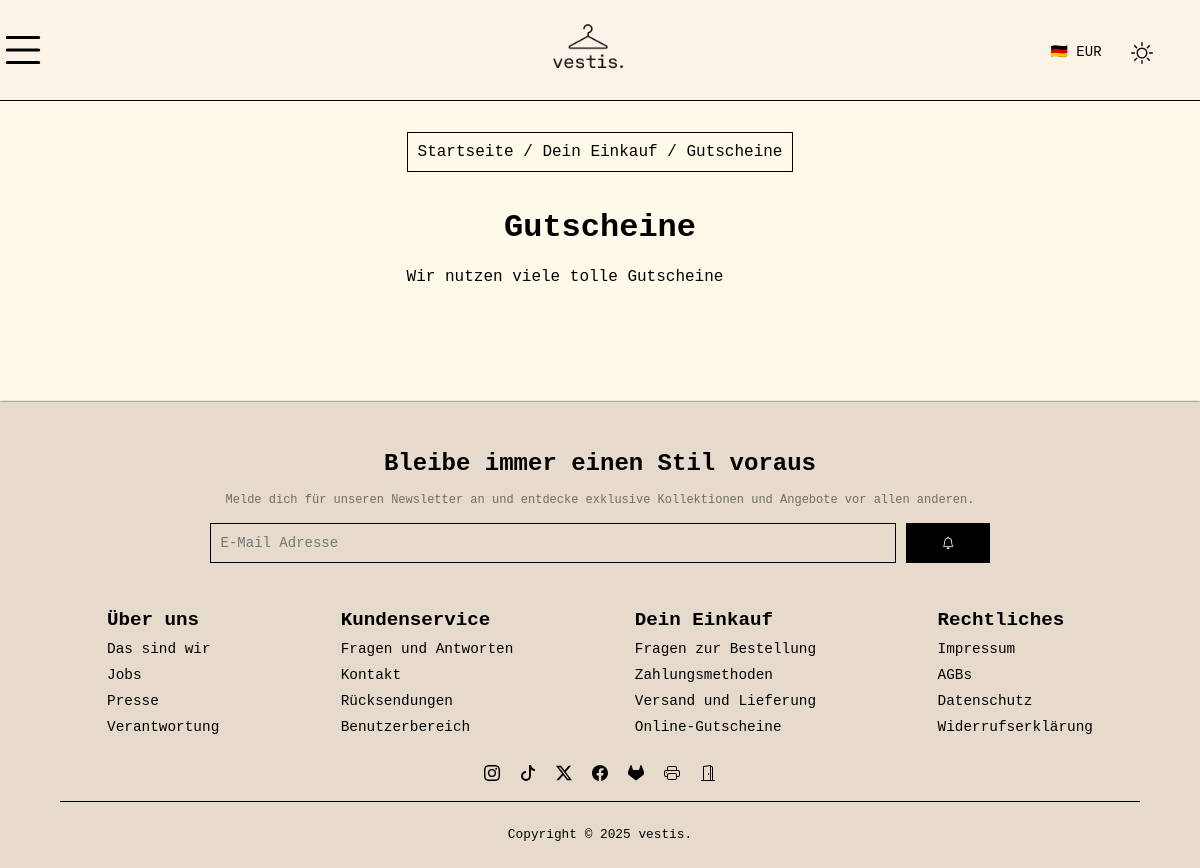
The page /your-purchase/vouchers on the database as committed earlier.
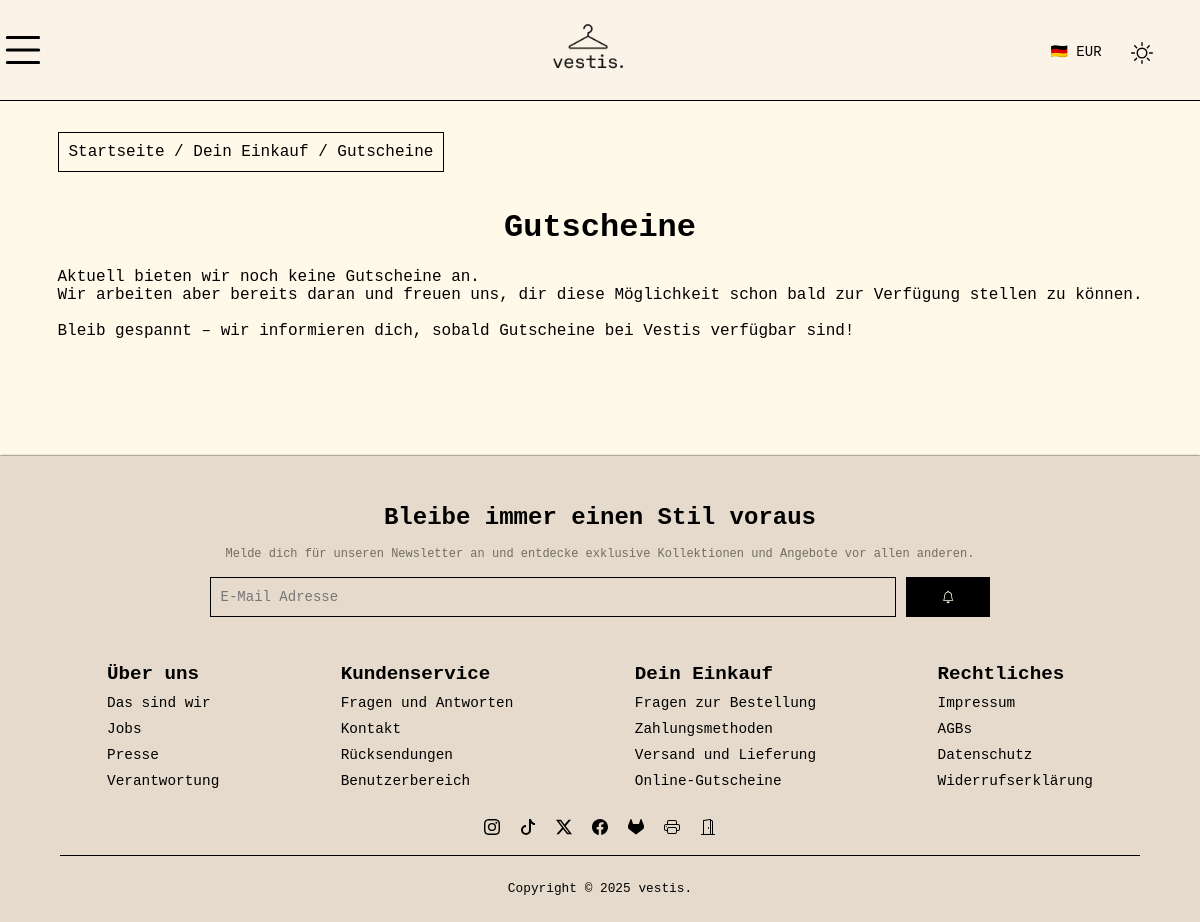
The same page on the database as committed later.
### tables this page shows
CREATE TABLE `globalConfig` (
  `attribute` varchar(255) NOT NULL,
  `value` text DEFAULT NULL
);

### controller/YourPurchaseController.php (called while the page is built, shortened)
<?php
class YourPurchaseController
{
    public function vouchers(): void
    {
        require_once __DIR__.'/../views/your-purchase/vouchers.php';
    }
}

### Kernel.php (called while the page is built, shortened)
<?php
class Kernel
{
    public function run(): void
    {
        $this->handleRoute();
    }
    private function handleRoute(): void
    {
        $routes = require __DIR__.'/routes.php';
        $pathname = PathUtility::getPathname();
        [$controllerClass, $method] = $routes[$pathname];
        $controller = new $controllerClass();
        try {
            $controller->$method();
        } catch (Throwable $exception) {
            ob_end_clean();
            $errorMessage = $exception->getMessage();
            $acceptHeader = $_SERVER['HTTP_ACCEPT'] ?? null;
            if (str_contains($acceptHeader, 'application/json')) {
                header('Content-type: application/json');
                echo json_encode(['errorMessage' => $errorMessage]);
            } else {
                require_once __DIR__.'/views/error.php';
            }
        }
    }
}

### public/router.php (called while the page is built)
<?php
require_once __DIR__ ."/../autoload.php";
require_once __DIR__ ."/../Kernel.php";
(new Kernel())->run();

### database/Repositories/QueryAbstraction.php (called while the page is built, shortened)
<?php
class QueryAbstraction
{
    public static function fetchOneAs(?string $className, string $query, array $params = []): mixed
    {
        $newQuery = sprintf("%s LIMIT 1", $query);
        $statement = QueryAbstraction::prepareAndExecuteStatement($newQuery, $params);
        $assoc =  $statement->fetch(\PDO::FETCH_ASSOC) ?? null;
        if (null !== $assoc && false !== $assoc && $className !== null) {
            return self::convertAssocToClass($className, $assoc);
        }
        return null;
    }
    private static function prepareAndExecuteStatement(string $query, array $params = []): \PDOStatement
    {
        $connection = $GLOBALS['dbConnection'];
        $normalizedParams = self::normalizeParams($query, $params);
        try {
            $statement = $connection->prepare($query);
            self::bindParams($statement, $normalizedParams);
            $statement->execute();
        } catch (\PDOException $e) {
            throw new DatabaseException($e->getMessage(), is_int($e->getCode()) ? $e->getCode() : -1, $e);
        }
        return $statement;
    }
    private static function convertAssocToClass(string $className, array $assoc): mixed
    {
        $reflectionClass = new \ReflectionClass($className);
        try {
            $instance = $reflectionClass->newInstance();
        } catch (\ReflectionException $e) {
            throw new DatabaseException($e->getMessage(), $e->getCode(), $e);
        }
        foreach ($assoc as $key => $value) {
            if ($reflectionClass->hasProperty($key)) {
                $property = $reflectionClass->getProperty($key);
                $type = $property->getType();
                if (is_string($value)) {
                    $value = preg_replace('/^[\s\p{Z}\x00-\x1F]+|[\s\p{Z}\x00-\x1F\x7F]+$/u', '', $value);
                }
            }
        }
        return $instance;
    }
    private static function normalizeParams(string &$query, array $params): array
    {
        $normalizedParams = [];
        foreach ($params as $key => $value) {
            if (is_array($value)) {
                $newParams = [];
                if (count($value) === 0) {
                    $normalizedParams[$key] = null;
                } else {
                    foreach ($value as $i => $subValue) {
                        $newParams["{$key}_$i"] = $subValue;
                    }
                    $newQueryParamArray = array_map(fn (string $param) => sprintf(":%s", $param), array_keys($newParams));
                    $query = str_replace(':' . $key, sprintf('(%s)', implode(', ', $newQueryParamArray)), $query);
                    $normalizedParams = array_merge($normalizedParams, $newParams);
                }
            } else {
                $normalizedParams[$key] = $value;
            }
        }
        return $normalizedParams;
    }
    private static function bindParams(\PDOStatement &$stmt, array $params): void
    {
        foreach ($params as $key => $value) {
            if (is_bool($value)) {
                $stmt->bindValue($key, $value, \PDO::PARAM_BOOL);
            } else {
                $stmt->bindValue($key, $value);
            }
        }
    }
}

### database/Repositories/GlobalConfigRepository.php (called while the page is built, shortened)
<?php
class GlobalConfigRepository
{
    public static function getValue(string $attribute): ?string
    {
        $config = self::findByAttribute($attribute);
        return $config?->value;
    }
    public static function findByAttribute(string $attribute): ?GlobalConfig
    {
        return QueryAbstraction::fetchOneAs(GlobalConfig::class, "SELECT * FROM globalConfig WHERE attribute = :attr", ["attr" => $attribute]);
    }
}

### autoload.php (called while the page is built, shortened)
<?php
spl_autoload_register(function ($class) {
    $prefixes = [
        'Vestis\\Database\\' => __DIR__ . '/database/',
        'Vestis\\Service\\' => __DIR__ . '/service/',
        'Vestis\\Exception\\' => __DIR__ . '/exception/',
        'Vestis\\Controller\\' => __DIR__ . '/controller/',
        'Vestis\\Utility\\' => __DIR__ . '/utility/',
    ];
    foreach ($prefixes as $prefix => $baseDir) {
        $len = strlen($prefix);
        if (strncmp($prefix, $class, $len) !== 0) {
            continue;
        }
        $relativeClass = substr($class, $len);
        $file = $baseDir . str_replace('\\', '/', $relativeClass) . '.php';
        if (file_exists($file)) {
            return;
        }
    }
});

### views/your-purchase/vouchers.php (the view, shortened to what the changed rows need)
<!DOCTYPE html>
<html lang="de">
<head>
    <?php include(__DIR__."/../../components/head.php"); ?>
</head>
<body>
<main>
    <?php include(__DIR__."/../../components/breadcrumbs.php"); ?>
    <h1>Gutscheine</h1>
    <section>
        <?= \Vestis\Database\Repositories\GCR::getValue('VOUCHERS_CONTENT') ?>
    </section>
</main>
<?php include(__DIR__."/../../components/footer.php"); ?>
</body>
</html>

Rows that differ between the two databases and show on the page:
no longer on this page (row edited): globalconfig: value "Wir nutzen viele tolle Gutscheine"
Other text that changed with them:
text now shown: "Aktuell bieten wir noch keine Gutscheine an. Wir arbeiten aber bereits daran und freuen uns, dir diese Möglichkeit schon bald zur Verfügung stellen zu können. Bleib gespannt – wir informieren dich, sobald Gutscheine bei Vestis verfügbar sind!"
